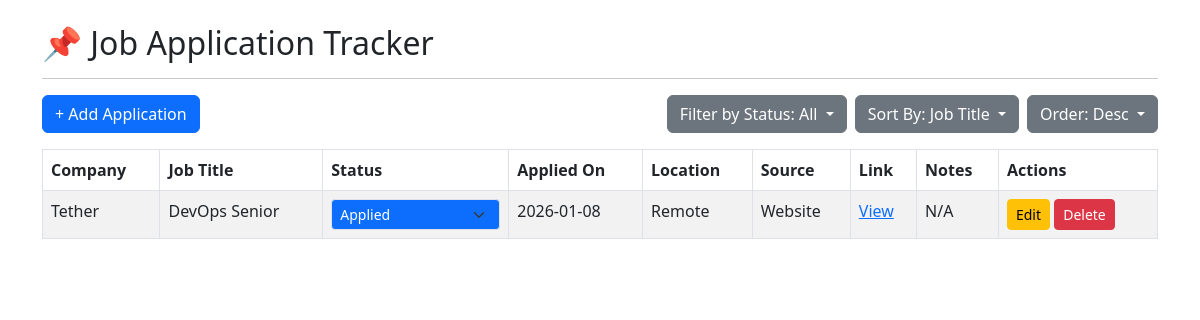
/?sort_by=job_title&order=DESC, run on the app's committed database.
### tables this page shows
CREATE TABLE jobs (
            id INTEGER PRIMARY KEY AUTOINCREMENT,
            company TEXT NOT NULL,
            job_title TEXT NOT NULL,
            status TEXT NOT NULL,
            application_link TEXT,
            notes TEXT,
            date_applied TEXT NOT NULL,
            location TEXT,
            source TEXT
        );

### app.py (the view)
@app.route("/")
def index():
    db = get_db()
    filter_status = request.args.get("status")
    sort_by = request.args.get("sort_by", "date_applied")
    order = request.args.get("order", "DESC") # Default to descending
    valid_sort_columns = ["company", "job_title", "status", "date_applied"]
    if sort_by not in valid_sort_columns:
        sort_by = "date_applied" # Default if invalid
    if order.upper() not in ["ASC", "DESC"]:
        order = "DESC" # Default if invalid
    query = "SELECT * FROM jobs"
    params = []
    if filter_status:
        query += " WHERE status = ?"
        params.append(filter_status)
    query += f" ORDER BY {sort_by} {order}" # F-string is safe here because sort_by and order are validated
    jobs = db.execute(query, tuple(params)).fetchall()
    return render_template("index.html", jobs=jobs, filter_status=filter_status, sort_by=sort_by, order=order)

### app.py (called while the page is built)
def get_db():
    os.makedirs("data", exist_ok=True)
    conn = sqlite3.connect(DB_PATH)
    conn.row_factory = sqlite3.Row
    return conn

### templates/index.html (shortened to what this page needs)
{% extends "base.html" %}
{% block content %}
<div class="d-flex justify-content-between align-items-center mb-3">
    <a class="btn btn-primary" href="/add">+ Add Application</a>
    <div class="d-flex">
        <div class="dropdown me-2">
            <button class="btn btn-secondary dropdown-toggle" type="button" id="statusFilter" data-bs-toggle="dropdown" aria-expanded="false">
                Filter by Status: {{ filter_status if filter_status else 'All' }}
            </button>
        </div>
        <div class="dropdown me-2">
            <button class="btn btn-secondary dropdown-toggle" type="button" id="sortBy" data-bs-toggle="dropdown" aria-expanded="false">
                Sort By: {{ sort_by.replace('_', ' ').title() if sort_by else 'Applied On' }}
            </button>
        </div>
        <div class="dropdown">
            <button class="btn btn-secondary dropdown-toggle" type="button" id="orderBy" data-bs-toggle="dropdown" aria-expanded="false">
                Order: {{ order.title() if order else 'Descending' }}
            </button>
        </div>
    </div>
</div>
<table class="table table-bordered table-striped">
<thead>
<tr>
<th>Company</th>
<th>Job Title</th>
<th>Status</th>
<th>Applied On</th>
<th>Location</th>
<th>Source</th>
<th>Link</th>
<th>Notes</th>
<th>Actions</th>
</tr>
</thead>
<tbody>
{% for job in jobs %}
<tr>
<td>{{ job.company }}</td>
<td>{{ job.job_title }}</td>
<td>
    <select class="form-select form-select-sm status-select" data-job-id="{{ job.id }}" data-original-status="{{ job.status }}">
        <option value="Applied" {% if job.status == 'Applied' %}selected{% endif %}>Applied</option>
    </select></td>
<td>{{ job.date_applied }}</td>
<td>{{ job.location if job.location else 'N/A' }}</td>
<td>{{ job.source if job.source else 'N/A' }}</td>
<td>
{% if job.application_link %}
<a href="{{ job.application_link }}" target="_blank">View</a>
{% else %}
N/A
{% endif %}
</td>
<td>{{ job.notes if job.notes else 'N/A' }}</td>
<td>
    <a href="{{ url_for('edit', job_id=job.id) }}" class="btn btn-warning btn-sm">Edit</a>
    <form action="{{ url_for('delete', job_id=job.id) }}" method="post" style="display:inline;">
        <button type="submit" class="btn btn-danger btn-sm" onclick="return confirm('Are you sure you want to delete this job application?');">Delete</button>
    </form>
</td>
</tr>
{% endfor %}
</tbody>
</table>
{% endblock %}

### data on the page
jobs: company "Tether", job_title "DevOps Senior", status+id "Applied", date_applied "2026-01-08", location "Remote", source "Website", notes "N/A"

### other printed values
{{ filter_status if filter_status else 'All' }} "All"
{{ sort_by.replace('_', ' ').title() if sort_by else 'Applied On' }} "Job Title"
{{ order.title() if order else 'Descending' }} "Desc"
